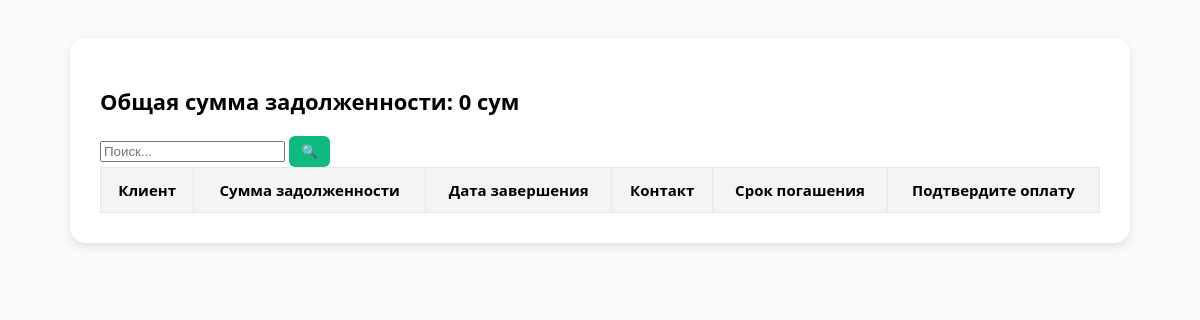
Page /debt/ (signed in) on the earlier database version.
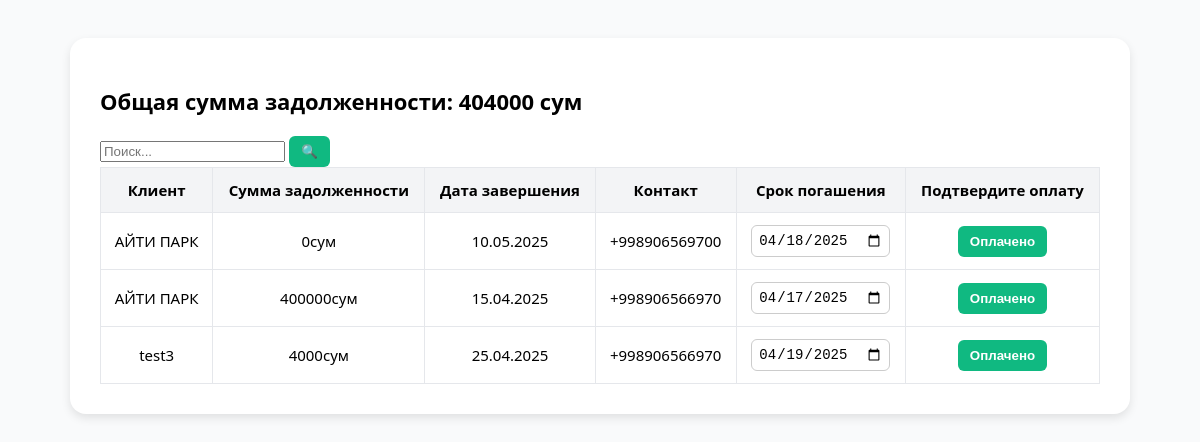
Same page on the later database version.
### backend/models.py (models this page shows, shortened)
class Orders(models.Model):
    Stage_CHOICES = [
        ("accepted", "Принят"),  # Accepted / Received
        ("design", "Проектирование"),  # Project Design / Planning
        ("technologist", "Технолог"),  # Technologist Stage
        ("manufacturing", "Производство"),  # Manufacturing
        ("assembly", "Сборка"),  # Assembly
        ("delivery", "Доставка"),  # Delivery
        ("order_ready", "Заказ готов"),  # Order Ready
        ("finished", "Завершено"),  # Fully Completed / Finished
    ]
    Social_CHOICES = [
        ("social", "Социальные сети"),
        ("cold_calls", "Холодные звонки"),
        ("word_of_mouth", "Сарафанное радио"),
    ]
    Stage_pod_CHOICES = [
        ("rezka","Резка"),
        ("svarka", "Сварка"),
        ("fill", "Покраска"),
        ("print", "Печать"),
    ]
    client=models.CharField(max_length=250)
    adress=models.CharField(max_length=250)
    order_sum=models.DecimalField(max_digits=10, decimal_places=2,default=0)
    order_predoplata=models.DecimalField(max_digits=10, decimal_places=2,default=0)
    description=models.TextField()
    phone=models.CharField(max_length=50)
    social=models.CharField(max_length=20, choices=Social_CHOICES)
    stage = models.CharField(max_length=20, choices=Stage_CHOICES)
    add_order=models.DateField()
    complete_order=models.DateField()
    delivery_photo=models.ImageField(blank=True, upload_to='delivery/')
    rezka=models.BooleanField(default=False)
    svarka=models.BooleanField(default=False)
    fill=models.BooleanField(default=False)
    print=models.BooleanField(default=False)
    stage_pod=models.CharField(max_length=20, choices=Stage_pod_CHOICES,default="rezka")
    payment_data=models.DateField(null=True)

### backend/views.py (the view, shortened to what this page needs)
# urls.py: path('debt/',views.Debt.as_view(),name='debt'),
class Debt(LoginRequiredMixin,TemplateView):
   template_name = 'debt.html'
   login_url = reverse_lazy('login')
   def get_context_data(self, *, object_list=None, **kwargs):
      context = super().get_context_data(**kwargs)
      search=self.request.GET.get("search")
      query=Orders.objects.filter(stage='order_ready')
      if search:
         query=query.filter(client__icontains=search)
      context['total_sum']=query.aggregate(total_sum=Sum(F('order_sum') - F('order_predoplata')))['total_sum'] or 0
      context['order']=query.values('client','complete_order','phone','payment_data','pk').annotate(dolg=F('order_sum') - F('order_predoplata'))
      return context

### backend/templates/debt.html (shortened to what this page needs)
<!DOCTYPE html>
<html lang="ru">
<head>
</head>
<body>
<div class="container">
  <h2>Общая сумма задолженности: <span id="total-debt">{{total_sum}} сум</span></h2>
  <form action="" method="GET">
  <div class="flex w-full max-w-md mx-auto mb-4">
  <input type="text" name="search" placeholder="Поиск..." class="flex-grow px-4 py-2 border border-gray-300 rounded-l-2xl focus:outline-none focus:ring-2 focus:ring-blue-400">
  <button type="submit"
          class="bg-blue-500 text-white px-4 py-2 rounded-r-2xl hover:bg-blue-600 transition">
    🔍
  </button>
    </form>
</div>
  <table id="debt-table">
    <thead>
      <tr>
        <th>Клиент</th>
        <th>Сумма задолженности</th>
        <th>Дата завершения</th>
        <th>Контакт</th>
        <th>Срок погашения</th>
        <th>Подтвердите оплату</th>
      </tr>
    </thead>
    <tbody>
    {% for item in order %}
      <tr data-id="{{item.pk}}">
        <td>{{item.client}}</td>
        <td>{{item.dolg}}сум</td>
        <td>{{item.complete_order|date:"d.m.Y"}}</td>
        <td>{{item.phone}}</td>
        <td><input type="date" value="{{ item.payment_data|date:'Y-m-d' }}" onchange="updateDate({{ item.pk }}, this.value)"></td>
        <td><button onclick="confirmPayment({{item.pk}})">Оплачено</button></td>
      </tr>
    {% endfor %}
    </tbody>
  </table>
</body>
</html>

Differences in the rows shown:
now on this page (row edited): Orders: client "АЙТИ ПАРК", dolg "0", complete_order "10.05.2025", phone "+998906569700", payment_data "04/18/2025"
now on this page (row edited): Orders: client "АЙТИ ПАРК", dolg "400000", complete_order "15.04.2025", phone "+998906566970", payment_data "04/17/2025"
now on this page (row edited): Orders: client "test3", dolg "4000", complete_order "25.04.2025", phone "+998906566970", payment_data "04/19/2025"
Other differences:
{{ total_sum }}: "0" → "404000"
